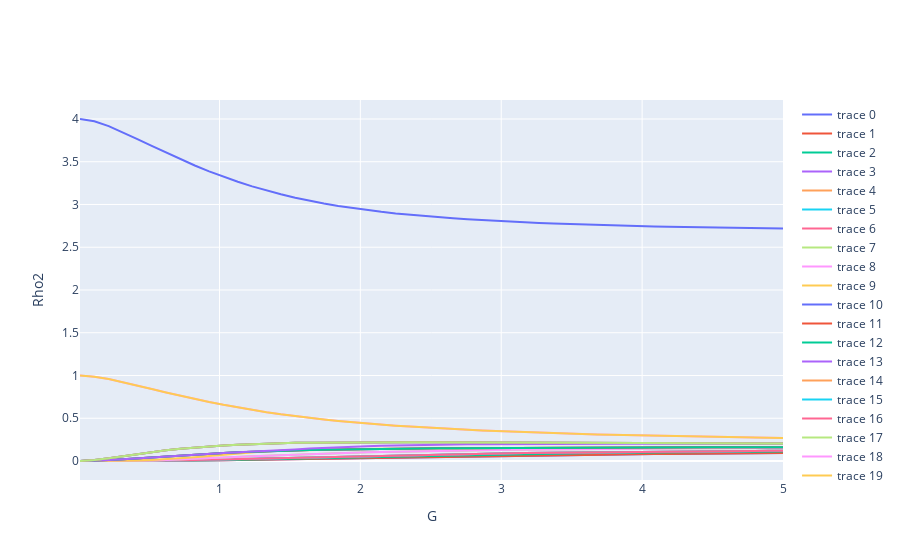

The code cell stored with this chart in its notebook:
### Code cell
# Ploteamos
rho_range = dict(sorted(rho_range.items()))
x_axis = list(rho_range.keys())
values = list(rho_range.items())
size = len(values[0][1])

fig = go.Figure()
for k in range(0,size):
    fig.add_trace(go.Scatter(
        x=x_axis,
        y=[values[j][1][k] for j in range(0,num)]
    ))
fig.update_layout(xaxis_title='G',
                   yaxis_title='Rho2')
fig.show()
